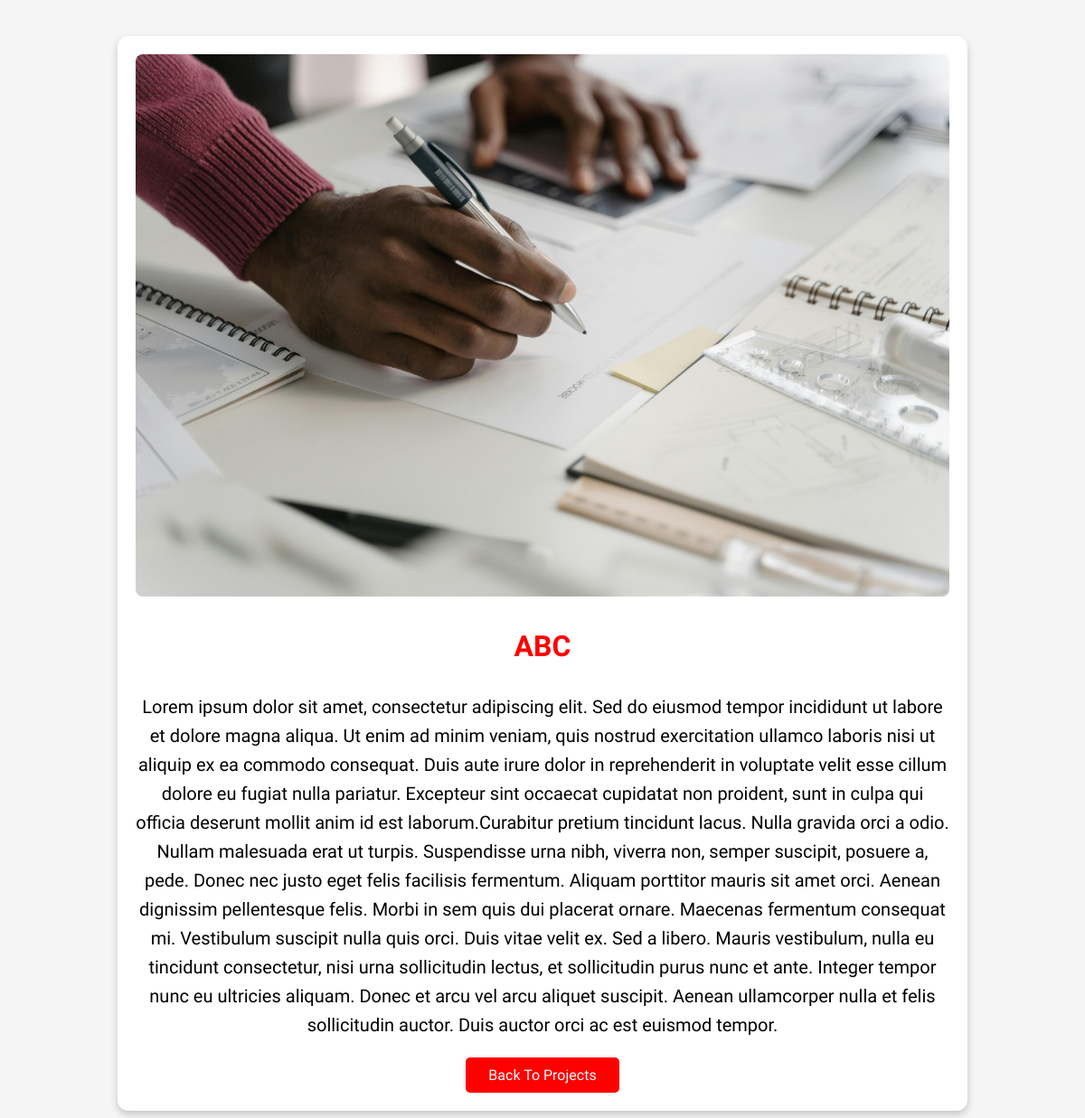
Screenshot of /project_detail/1/ with the database file from the repository.
### Old_One/models.py (models this page shows, shortened)
class Project(models.Model):
    name = models.CharField(max_length=200)
    description = models.TextField()
    image = models.ImageField(upload_to='projects/')
    slug = models.SlugField(unique=True, blank=True)

### Old_One/views.py (the view)
# urls.py: path("project_detail/<slug:slug>/",views.project_detail, name="project_detail"),
def project_detail(request,slug):
    project = get_object_or_404(Project, slug=slug)
    return render(request,"project_detail.html",{'project':project})

### Old_One/templates/project_detail.html (shortened to what this page needs)
{% load static %}
<!DOCTYPE html>
<html lang="en">
<head>
</head>
<body>
    {% block content %}
    <div class="container project-detail-container">
        <div class="row">
            <div class="col-12 text-center">
                <img src="{{ project.image.url }}" alt="{{ project.name }}" class="project-image img-fluid">
            </div>
        </div>
        <div class="row">
            <div class="col-12 project-description">
                <h3>{{ project.name }}</h3>
                <p>{{ project.description }}</p>
            </div>
        </div>
        <div class="row">
            <div class="col-12 d-flex justify-content-center">
                <a href="{% url 'project_list' %}" class="btn back-btn">Back To Projects</a>
            </div>
        </div>
    </div>
    {% endblock %}
</body>
</html>

### Old_One/templates/project_detail.html (style rules this page uses)
body { margin: 0; padding: 0; font-family: 'Asap', sans-serif; background-color: #f5f5f5; }
.project-detail-container { max-width: 900px; margin: 40px auto; padding: 20px; background: #ffffff; border-radius: 12px; box-shadow: 0 4px 8px rgba(0, 0, 0, 0.2); }
.project-image { max-width: 100%; border-radius: 8px; transition: transform 0.3s ease; }
.project-description { margin-top: 20px; text-align: center; }
.project-description h3 { font-size: 2rem; font-weight: bold; color: red; }
.project-description p { font-size: 20px; line-height: 1.6; color: black; }
.back-btn { display: block; margin-top: 20px; padding: 10px 25px; background: red; color: white; font-size: 16px; border-radius: 5px; text-decoration: none; transition: background 0.3s ease; width: fit-content; margin-left: auto; margin-right: auto; }

### rows the page displays
Project: image (picture), name "ABC", description "Lorem ipsum dolor sit amet, consectetur adipiscing elit. Sed do eiusmod tempor incididunt ut labore et dolore magna aliqua. Ut enim ad minim veniam, quis nostrud exercitation ullamco laboris nisi ut aliquip ex ea commodo consequat. Duis aute irure dolor in reprehenderit in voluptate velit esse cillum dolore eu fugiat nulla pariatur. Excepteur sint occaecat cupidatat non proident, sunt in culpa qui officia deserunt mollit anim id est laborum.Curabitur pretium tincidunt lacus. Nulla gravida orci a odio. Nullam malesuada erat ut turpis. Suspendisse urna nibh, viverra non, semper suscipit, posuere a, pede. Donec nec justo eget felis facilisis fermentum. Aliquam porttitor mauris sit amet orci.…"
